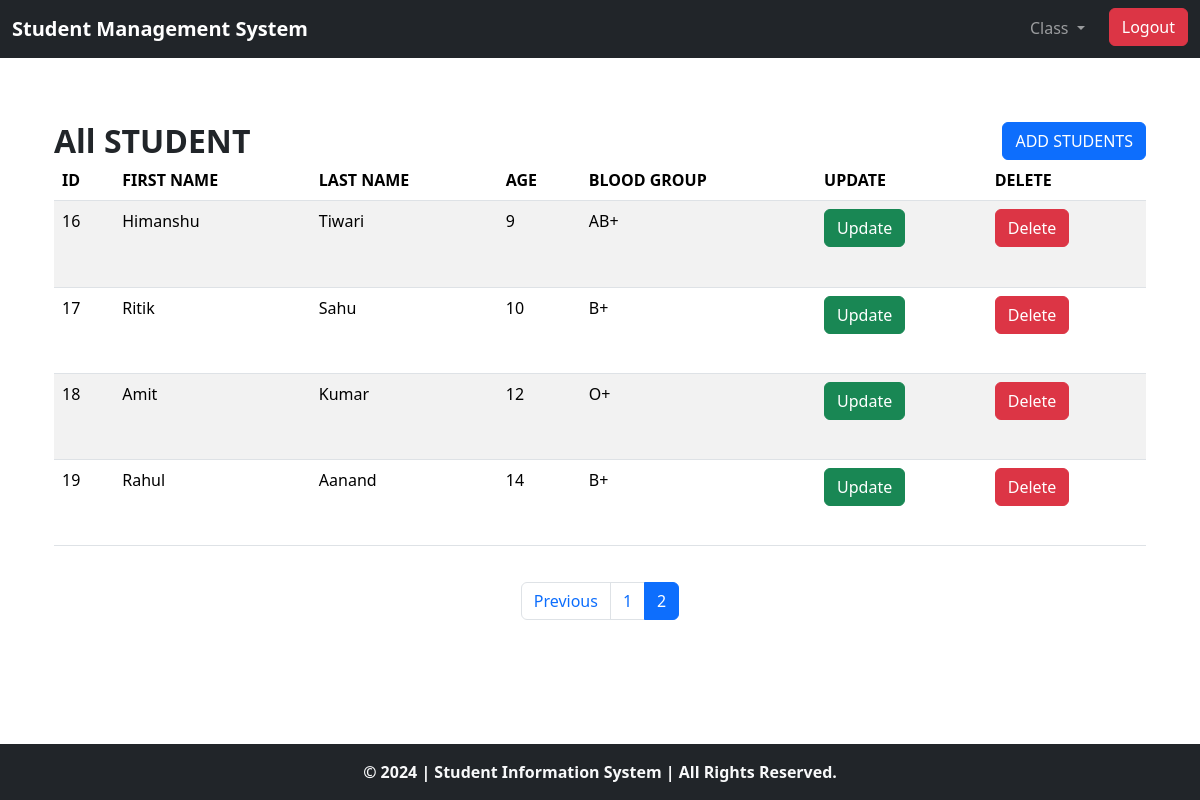
/main_crud_app/index_crud.php?page=2 (signed in), run on the app's committed database.
### tables this page shows
CREATE TABLE `students` (
  `id` int(11) NOT NULL,
  `first_name` varchar(255) NOT NULL,
  `last_name` varchar(255) NOT NULL,
  `age` int(11) NOT NULL,
  `blood_group` varchar(4) DEFAULT NULL
);

### main_crud_app/index_crud.php (the view, shortened to what this page needs)
<?php
include('includes/header.php');
include('includes/dbcon.php');
$records_per_page = 8;
if (isset($_GET['page']) && is_numeric($_GET['page'])) {
    $current_page = (int)$_GET['page'];
} else {
    $current_page = 1;
}
$offset = ($current_page - 1) * $records_per_page;
$total_query = "SELECT COUNT(*) FROM `students`";
$total_result = mysqli_query($con, $total_query);
$total_records = mysqli_fetch_array($total_result)[0];
$total_pages = ceil($total_records / $records_per_page);
$query = "SELECT * FROM `students` LIMIT $offset, $records_per_page";
$result = mysqli_query($con, $query);
?>
<div class="container">
    <div class="box1">
        <h2>All STUDENT</h2>
        <div class="button-group">
            <button class="btn btn-primary" data-bs-toggle="modal" data-bs-target="#exampleModal">ADD STUDENTS</button>
        </div>
    </div>
    <table class="table table-hover table-ordered table-striped">
        <thead>
            <tr>
                <th>ID</th>
                <th>FIRST NAME</th>
                <th>LAST NAME</th>
                <th>AGE</th>
                <th>BLOOD GROUP</th>
                <th>UPDATE</th>
                <th>DELETE</th>
            </tr>
        </thead>
        <tbody>
            <?php
            while ($row = mysqli_fetch_assoc($result)) {
                ?>
                <tr>
                    <td><?php echo htmlspecialchars($row['id']); ?></td>
                    <td><?php echo htmlspecialchars($row['first_name']); ?></td>
                    <td><?php echo htmlspecialchars($row['last_name']); ?></td>
                    <td><?php echo htmlspecialchars($row['age']); ?></td>
                    <td><?php echo htmlspecialchars($row['blood_group']); ?></td>
                    <td><a href="includes/updatepage.php?id=<?php echo htmlspecialchars($row['id']); ?>" class="btn btn-success">Update</a></td>
                    <td><a href="includes/delete.php?id=<?php echo htmlspecialchars($row['id']); ?>" class="btn btn-danger" onclick="return confirm('Are you sure you want to delete this record?');">Delete</a></td>
                </tr>
                <?php
            }
            ?>
        </tbody>
    </table>
    <div class="pagination-wrapper">
        <nav>
            <ul class="pagination justify-content-center">
                <?php if ($current_page > 1): ?>
                    <li class="page-item">
                        <a class="page-link" href="index_crud.php?page=<?php echo $current_page - 1; ?>">Previous</a>
                    </li>
                <?php endif; ?>
                <?php for ($i = 1; $i <= $total_pages; $i++): ?>
                    <li class="page-item <?php if ($i == $current_page) echo 'active'; ?>">
                        <a class="page-link" href="index_crud.php?page=<?php echo $i; ?>"><?php echo $i; ?></a>
                    </li>
                <?php endfor; ?>
            </ul>
        </nav>
    </div>
</div>
<?php include('includes/footer.php'); ?>

### main_crud_app/includes/style.css (style rules this page uses)
* { margin: 0; padding: 0; box-sizing: border-box; }
html, body { width: 100%; height: 100%; margin: 0; padding: 0; }
body { display: flex; flex-direction: column; min-height: 100vh; }
.container { flex: 1; display: flex; flex-direction: column; padding-top: 2rem; padding: 2rem; }
.box1 { display: flex; justify-content: space-between; align-items: center; }
.button-group { display: flex; align-items: center; margin-left: auto; }
.button-group .btn { margin-left: 10px; }
.box1 h2 { margin: 0; font-weight: 700; }
table { flex-grow: 1; }
.pagination-wrapper { margin-top: auto; text-align: center; padding: 20px 0; }
.pagination { display: inline-block; }

### data on the page
students: id "16", first_name "Himanshu", last_name "Tiwari", age "9", blood_group "AB+"
students: id "17", first_name "Ritik", last_name "Sahu", age "10", blood_group "B+"
students: id "18", first_name "Amit", last_name "Kumar", age "12", blood_group "O+"
students: id "19", first_name "Rahul", last_name "Aanand", age "14", blood_group "B+"
